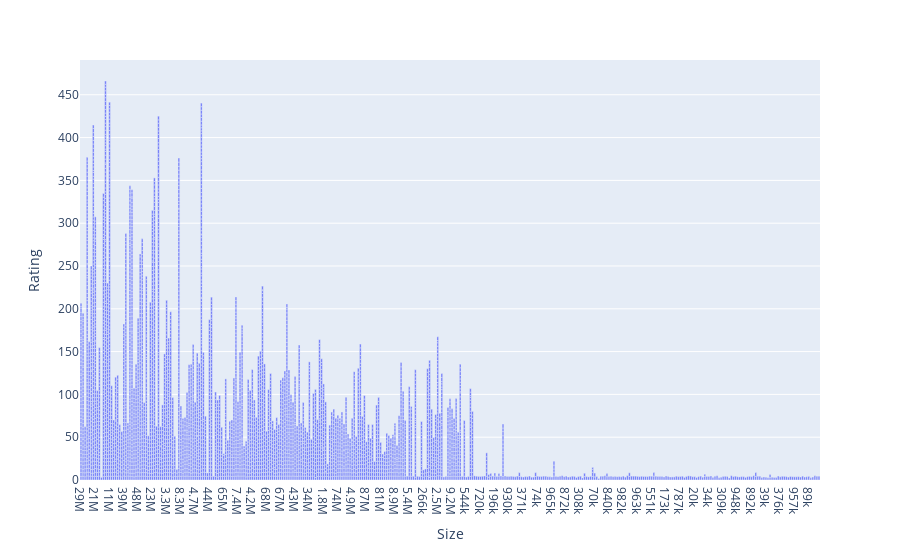

This figure's notebook cell:
### Code cell
px.bar(large_category, x='Size', y='Rating')

### Figure 1 — Plotly figure (JSON) as saved in the notebook; plotly's stock layout.template omitted (floating-point values rounded to 4 significant figures; data arrays with more than 128 entries replaced by an {"elided": "..."} marker saying what was removed)
{"data": [{"alignmentgroup": "True", "hovertemplate": "Size=%{x}<br>Rating=%{y}<extra></extra>", "legendgroup": "", "marker": {"color": "#636efa", "pattern": {"shape": ""}}, "name": "", "offsetgroup": "", "orientation": "v", "showlegend": false, "textposition": "auto", "type": "bar", "x": {"elided": "5594 str values"}, "xaxis": "x", "y": {"elided": "5594 float values"}, "yaxis": "y"}], "layout": {"barmode": "relative", "legend": {"tracegroupgap": 0}, "margin": {"t": 60}, "xaxis": {"anchor": "y", "domain": [0, 1], "title": {"text": "Size"}}, "yaxis": {"anchor": "x", "domain": [0, 1], "title": {"text": "Rating"}}}}
